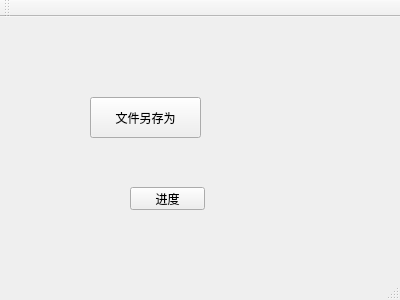
<?xml version="1.0" encoding="UTF-8"?>
<ui version="4.0">
 <class>MainWindow</class>
 <widget class="QMainWindow" name="MainWindow">
  <property name="geometry">
   <rect>
    <x>0</x>
    <y>0</y>
    <width>400</width>
    <height>300</height>
   </rect>
  </property>
  <property name="windowTitle">
   <string>MainWindow</string>
  </property>
  <widget class="QWidget" name="centralWidget">
   <widget class="QPushButton" name="pushButton">
    <property name="geometry">
     <rect>
      <x>90</x>
      <y>80</y>
      <width>111</width>
      <height>41</height>
     </rect>
    </property>
    <property name="text">
     <string>文件另存为</string>
    </property>
   </widget>
   <widget class="QPushButton" name="progressBtn">
    <property name="geometry">
     <rect>
      <x>130</x>
      <y>170</y>
      <width>75</width>
      <height>23</height>
     </rect>
    </property>
    <property name="text">
     <string>进度</string>
    </property>
   </widget>
  </widget>
  <widget class="QMenuBar" name="menuBar">
   <property name="geometry">
    <rect>
     <x>0</x>
     <y>0</y>
     <width>400</width>
     <height>23</height>
    </rect>
   </property>
  </widget>
  <widget class="QToolBar" name="mainToolBar">
   <attribute name="toolBarArea">
    <enum>TopToolBarArea</enum>
   </attribute>
   <attribute name="toolBarBreak">
    <bool>false</bool>
   </attribute>
  </widget>
  <widget class="QStatusBar" name="statusBar"/>
 </widget>
 <layoutdefault spacing="6" margin="11"/>
 <resources/>
 <connections/>
</ui>
